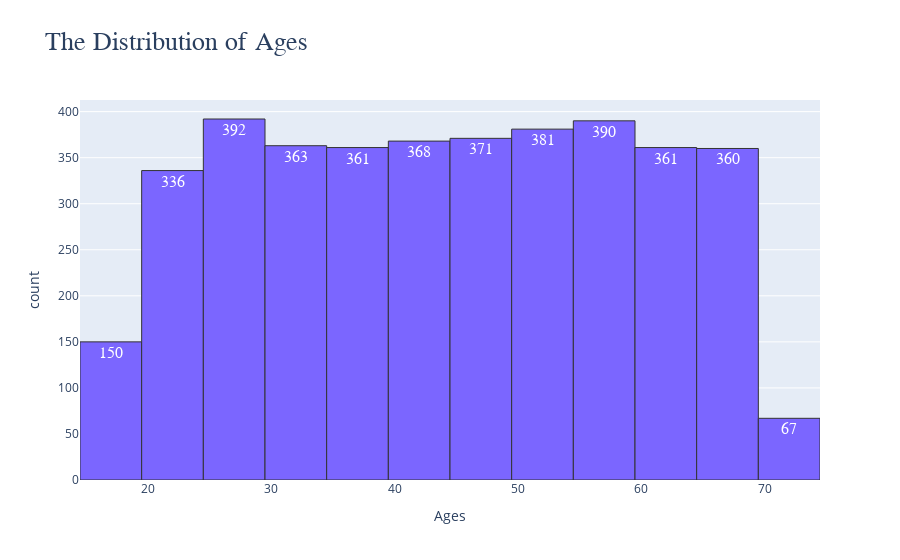

The cell this chart's notebook holds for it:
### Code cell
fig = px.histogram(df["Age"], 
                   nbins=25, 
                   color_discrete_sequence=["#7B66FF"],
                   labels = {"value" :"Ages", "count" : "Frequency"},
                   title="The Distribution of Ages",text_auto=True)

fig.update_layout(
    showlegend = False,
     title = {
        "font": {
            "size": 26,
            "family": "tahoma",
        }
    }
)
fig.update_traces(
    textfont= {
        "family": "consolas",
        "size": 16,  
    },
    hovertemplate = "Age Range: %{x}<br>Frequency: %{y}",
    marker = {"line": {"color": "#333", "width":1}} 
)
    
iplot(fig)

### Figure 1 — Plotly figure (JSON) as saved in the notebook; plotly's stock layout.template omitted (floating-point values rounded to 4 significant figures; data arrays with more than 128 entries replaced by an {"elided": "..."} marker saying what was removed)
{"data": [{"alignmentgroup": "True", "bingroup": "x", "hovertemplate": "Age Range: %{x}<br>Frequency: %{y}", "legendgroup": "Age", "marker": {"color": "#7B66FF", "line": {"color": "#333", "width": 1}, "pattern": {"shape": ""}}, "name": "Age", "nbinsx": 25, "offsetgroup": "Age", "orientation": "v", "showlegend": true, "textfont": {"family": "consolas", "size": 16}, "texttemplate": "%{value}", "type": "histogram", "x": {"elided": "3900 int values"}, "xaxis": "x", "yaxis": "y"}], "layout": {"barmode": "relative", "legend": {"title": {"text": "variable"}, "tracegroupgap": 0}, "showlegend": false, "title": {"font": {"family": "tahoma", "size": 26}, "text": "The Distribution of Ages"}, "xaxis": {"anchor": "y", "domain": [0, 1], "title": {"text": "Ages"}}, "yaxis": {"anchor": "x", "domain": [0, 1], "title": {"text": "count"}}}}
